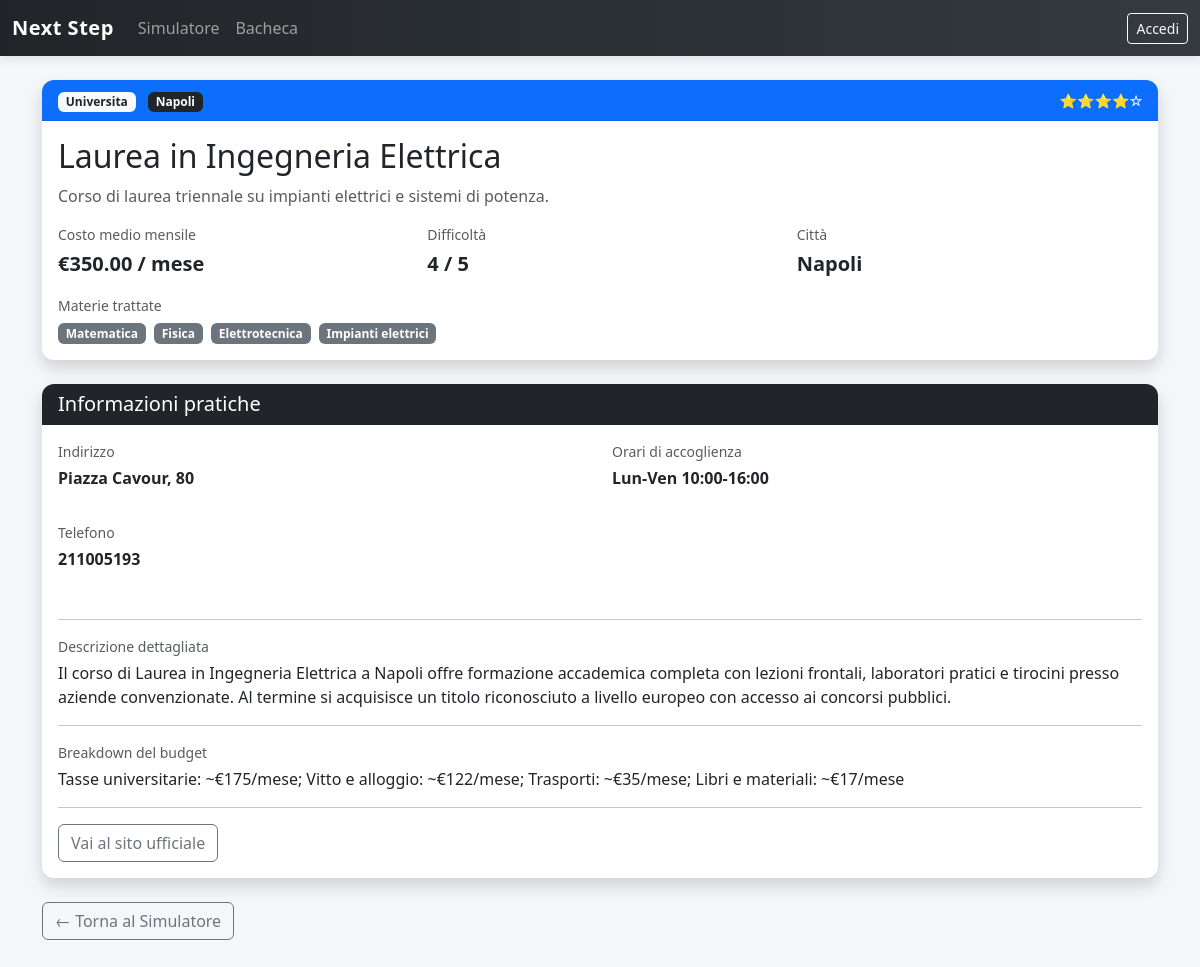
/userPages/dettagliPercorso.php?idPercorso=4, run on the app's committed database.
### tables this page shows
CREATE TABLE percorsi (
    idPercorso        INT           AUTO_INCREMENT NOT NULL,
    titolo            VARCHAR(150)  NOT NULL,
    descrizione       TEXT          NOT NULL,
    costoMedioMensile DECIMAL(10,2) NOT NULL,
    difficolta        INT           NOT NULL CHECK (difficolta BETWEEN 1 AND 5),
    citta             VARCHAR(100)  NOT NULL,
    idCategoria       INT           NOT NULL,
    PRIMARY KEY (idPercorso),
    FOREIGN KEY (idCategoria) REFERENCES categorie(idCategoria)
);

CREATE TABLE categorie (
    idCategoria   INT         AUTO_INCREMENT NOT NULL,
    nomeCategoria VARCHAR(50) NOT NULL UNIQUE,
    PRIMARY KEY (idCategoria)
);

CREATE TABLE dettagliPercorsi (
    idDettaglio      INT           AUTO_INCREMENT NOT NULL,
    idPercorso       INT           NOT NULL UNIQUE,
    descrizione      TEXT          NOT NULL,
    indirizzo        VARCHAR(100)  NOT NULL,
    orariAccoglienza VARCHAR(100)  NOT NULL,
    breakdownBudget  TEXT          NOT NULL,
    nrTelefono       VARCHAR(20)   NOT NULL,
    url              VARCHAR(2048) NOT NULL,
    PRIMARY KEY (idDettaglio),
    FOREIGN KEY (idPercorso) REFERENCES percorsi(idPercorso) ON DELETE CASCADE
);

### userPages/dettagliPercorso.php (the view, shortened to what this page needs)
<?php
$idPercorso = (int) $_GET['idPercorso'];
$db = DBHandler::getPDO();
$stmt = $db->prepare("
    SELECT p.*, c.nomeCategoria
    FROM percorsi p
    JOIN categorie c ON p.idCategoria = c.idCategoria
    WHERE p.idPercorso = ?
");
$stmt->execute([$idPercorso]);
$percorso = $stmt->fetch(PDO::FETCH_ASSOC);
$stmtD = $db->prepare("SELECT * FROM dettagliPercorsi WHERE idPercorso = ?");
$stmtD->execute([$idPercorso]);
$dettagli = $stmtD->fetch(PDO::FETCH_ASSOC);
$stmtM = $db->prepare("
    SELECT m.nomeMateria
    FROM materie m
    JOIN percorsiMaterie pm ON m.idMateria = pm.idMateria
    WHERE pm.idPercorso = ?
");
$stmtM->execute([$idPercorso]);
$materie = $stmtM->fetchAll(PDO::FETCH_COLUMN);
$costoHtml = ($percorso['costoMedioMensile'] == 0)
    ? "<span class='text-success fw-bold fs-5'>Gratuito</span>"
    : "<span class='fw-bold fs-5'>€" . number_format($percorso['costoMedioMensile'], 2) . " / mese</span>";
$stelle = str_repeat('⭐', $percorso['difficolta']) . str_repeat('☆', 5 - $percorso['difficolta']);
?>
<link href="../css/style.css" rel="stylesheet">
<div class="container mt-4 mb-5">
    <div class="card shadow border-0 mb-4">
        <div class="card-header bg-primary text-white d-flex justify-content-between align-items-center">
            <div>
                <span class="badge bg-light text-dark me-2"><?= htmlspecialchars($percorso['nomeCategoria']) ?></span>
                <span class="badge bg-dark"><?= htmlspecialchars($percorso['citta']) ?></span>
            </div>
            <small><?= $stelle ?></small>
        </div>
        <div class="card-body">
            <h2 class="card-title"><?= htmlspecialchars($percorso['titolo']) ?></h2>
            <p class="text-muted"><?= htmlspecialchars($percorso['descrizione']) ?></p>
            <div class="row mt-3">
                <div class="col-sm-4">
                    <p class="mb-1 text-muted small">Costo medio mensile</p>
                    <?= $costoHtml ?>
                </div>
                <div class="col-sm-4">
                    <p class="mb-1 text-muted small">Difficoltà</p>
                    <span class="fw-bold fs-5"><?= $percorso['difficolta'] ?> / 5</span>
                </div>
                <div class="col-sm-4">
                    <p class="mb-1 text-muted small">Città</p>
                    <span class="fw-bold fs-5"> <?= htmlspecialchars($percorso['citta']) ?></span>
                </div>
            </div>
            <?php if (!empty($materie)): ?>
                <div class="mt-3">
                    <p class="mb-1 text-muted small">Materie trattate</p>
                    <?php foreach ($materie as $m): ?>
                        <span class="badge bg-secondary me-1"><?= htmlspecialchars($m) ?></span>
                    <?php endforeach; ?>
                </div>
            <?php endif; ?>
        </div>
    </div>
    <?php if ($dettagli): ?>
    <div class="card shadow border-0 mb-4">
        <div class="card-header bg-dark text-white">
            <h5 class="mb-0">Informazioni pratiche</h5>
        </div>
        <div class="card-body">
            <div class="row">
                <div class="col-md-6 mb-3">
                    <p class="text-muted small mb-1">Indirizzo</p>
                      <p class="fw-bold"> <?= htmlspecialchars($dettagli['indirizzo']) ?></p>
                </div>
                <div class="col-md-6 mb-3">
                    <p class="text-muted small mb-1">Orari di accoglienza</p>
                    <p class="fw-bold"><?= htmlspecialchars($dettagli['orariAccoglienza']) ?></p>
                </div>
                <div class="col-md-6 mb-3">
                    <p class="text-muted small mb-1">Telefono</p>
                    <p class="fw-bold"><?= htmlspecialchars($dettagli['nrTelefono']) ?></p>
                </div>
            </div>
            <?php if (!empty($dettagli['descrizione'])): ?>
                <hr>
                <p class="text-muted small mb-1">Descrizione dettagliata</p>
                <p><?= nl2br(htmlspecialchars($dettagli['descrizione'])) ?></p>
            <?php endif; ?>
            <?php if (!empty($dettagli['breakdownBudget'])): ?>
                <hr>
                <p class="text-muted small mb-1">Breakdown del budget</p>
                <p><?= nl2br(htmlspecialchars($dettagli['breakdownBudget'])) ?></p>
            <?php endif; ?>
        <?php if (!empty($dettagli['url'])): ?>
    <hr>
    <a href="<?= htmlspecialchars($dettagli['url']) ?>"
       target="_blank"
       rel="noopener noreferrer"
       class="btn btn-outline-secondary">
        Vai al sito ufficiale
    </a>
<?php endif; ?>
        </div>
    </div>
    <?php else: ?>
    <div class="alert alert-info">
         I dettagli aggiuntivi per questo percorso non sono ancora stati inseriti.
    </div>
    <?php endif; ?>
    <div class="d-flex gap-2">
        <a href="home.php" class="btn btn-outline-secondary">← Torna al Simulatore</a>
    </div>
</div>
</body>
</html>

### css/style.css (style rules this page uses)
:root { --primary-color: #0d6efd; --primary-hover: #0b5ed7; --bg-color: #f4f6f9; --card-shadow: 0 4px 6px rgba(0, 0, 0, 0.05); --card-hover-shadow: 0 10px 15px rgba(0, 0, 0, 0.1); --chat-me-bg: #dcf8c6; --chat-partner-bg: #ffffff; --radius-standard: 12px; }
body { background-color: var(--bg-color); font-family: 'Segoe UI', Roboto, 'Helvetica Neue', Arial, sans-serif; color: #333; }
.card { border: none; border-radius: var(--radius-standard); box-shadow: var(--card-shadow); transition: transform 0.2s ease, box-shadow 0.2s ease; background-color: #fff; overflow: hidden; }
.card-header { border-bottom: 1px solid rgba(0,0,0,0.05); font-weight: 600; }

### data on the page
percorsi: idCategoria.nomeCategoria "Universita", citta "Napoli", difficolta "⭐⭐⭐⭐☆", titolo "Laurea in Ingegneria Elettrica", descrizione "Corso di laurea triennale su impianti elettrici e sistemi di potenza.", costoMedioMensile "350.00", difficolta "4"
dettaglipercorsi: indirizzo "Piazza Cavour, 80", orariAccoglienza "Lun-Ven 10:00-16:00", nrTelefono "211005193", descrizione "Il corso di Laurea in Ingegneria Elettrica a Napoli offre formazione accademica completa con lezioni frontali, laboratori pratici e tirocini presso aziende convenzionate. Al termine si acquisisce un titolo riconosciuto a livello europeo con accesso ai concorsi pubblici.", breakdownBudget "Tasse universitarie: ~€175/mese; Vitto e alloggio: ~€122/mese; Trasporti: ~€35/mese; Libri e materiali: ~€17/mese"

### other printed values
$m "Matematica"
$m "Fisica"
$m "Elettrotecnica"
$m "Impianti elettrici"
